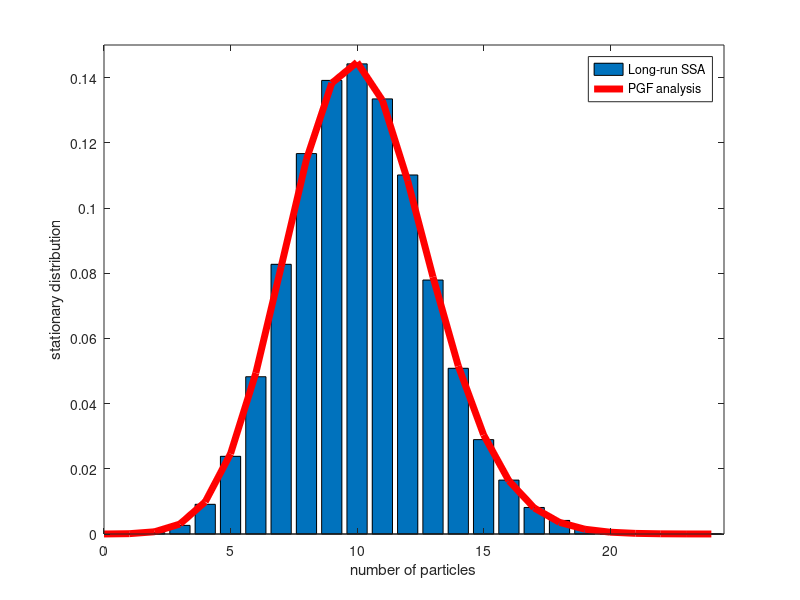

Here is the MATLAB script that generated this plot: (Note: this script raises an error after producing the figure.)
%This code is desgined to simulate the stochatic dimerisation degradation
%and production reactions (4.1) and to calculate the stationary probability distribution.
% This will reproduce figure 4.1 (b)
%By Kit Yates
%Created 27/09/15
%Last Modified 27/09/15

clear all
close all

%Define the rate constant of degradation
k1onu=0.005; %(sec^{-1})
k2nu=1; %(sec^{-1})

% Define the number of repeats we will do
M=100;

% Define the final time we will simulate to
T_final=500;

%Define the recording time interval
rec_step=0.01;

%Define a vector of the time_points
time_vec=[0:rec_step:T_final];

%Calculate the number of recording steps required
num_rec_steps=T_final/rec_step;

%Define the vector which will reocrd the number of particlesat each time
%point
rec_vector_A=zeros(num_rec_steps+1,M);

%Define the initial number of particles
A_init=0;

%Define the initial number of molecules forthe recording vector
rec_vector_A(1,:)=A_init*ones(1,M);

%Define a vector which will hold the propensity functions
a=zeros(2,1);

%Run through a for loop for each of the repeats
for i=1:M
    
    %Define the initial time to be zero
    t=0;
    
    %Initialise the times to help recording
    t_after=0;
    
    %   initialise the number of particles for this repeat
    A=A_init;
    
    %Run through a for loop for each of the time-steps
    %Enter the while loop
    while t<T_final
        
                %Define the propensity functions
        a(1)=A*(A-1)*k1onu;
        a(2)=k2nu;
        
        %Calculate the cumulative sum of a
        cumsuma=cumsum(a);
        
        %Calculate the propensity functions
        a0=cumsuma(end);
        
        %Determine the time for the next reaction
        tau=(1/a0)*log(1/rand);
        
        %Update the time
        t=t+tau;
        
        %Write the current value of A to A_old
        A_old=A;
        
        %multiply the random number by the sum of the propensities and
        %store so we can reuse
        ra0=rand*a0;
        
        %if we have not run out of molecules
        if tau<inf;
            %Determine which reaction happened
            if ra0<cumsuma(1)
                %Implement the production reaction
                A=A_old-2;
            else
                % Implement a production reaction
                A=A_old+1;
            end
        end
        %Calculate the times for recording
        t_before=t_after;
        t_after=t;
        
        %Calculate the indices of the time step before and the current time
        %step in terms of recording
        ind_before=ceil((t_before+eps)/rec_step);
        ind_after=min(floor(t_after/rec_step),num_rec_steps);
        
        %Find out how many time-steps to write to
        steps_to_write=ind_after-ind_before+1;
        
        if steps_to_write>0 && steps_to_write~=Inf
            rec_vector_A(ind_before+1:ind_after+1,i)=(A_old)*ones(steps_to_write,1);
        end
        
    end
    
end

%Define the time after which we consider the process to be stationary
t_stat=30;

%Disregard the first t_stat seconds worth of data
rec_vector_A_cut=rec_vector_A(t_stat/rec_step:end,:);

%Set the manximum value of X
max_data_A=max(rec_vector_A_cut(:));

%Decide the range into which the data will fall
X_A=[0:1:max_data_A];

%extract histogram data from each of the repeats after 40 seconds when the
%process should have roughly reached steady state
[N,X_A]=hist(rec_vector_A_cut(:),X_A);

%Normalised the data to make it a PDF
N=N/sum(N);

% Plot the histogram of the stationary frequencies
[h1]=bar(X_A,N);

%correct the axes
axis([0 max_data_A+0.5 0 ceil(max(N)*100)/100])

% First calculate the normalisation constant C
C=1/(sqrt(2)*besseli(1,2*sqrt(2*k2nu/k1onu)));

% Define a vector for the stationary probability distribution a priori
phi=zeros(1,max_data_A+1);

% Then for all the values required calculate the stationary probability distribution
for i=0:max_data_A
    phi(i+1)=(C/factorial(i))*((k2nu/k1onu)^(i/2))*besseli(i-1,2*sqrt(k2nu/k1onu));
end

hold on
%Also plot the analytically determined mean
[h2]=plot(X_A,phi,'r','linewidth',5);

% %Set the title
% title(['t= ', num2str(t*rec_step_increment)])
%Set the x and y labels
xlabel('number of particles')
ylabel('stationary distribution')

legend([h1,h2],['Long-run SSA'],'PGF analysis');

exportfig(gcf,...
            ['dimerisation_degradation_SPD.eps'],...
            'Format','eps2',...
            'Width','20',...
            'Color','cmyk',...
            'Resolution',300,...
            'FontMode','fixed',...
            'FontSize',21);
%             'LineWidth',6);
        %Save as a .fig as well
        saveas(gcf,['dimerisation_degradation_SPD.fig'],'fig');